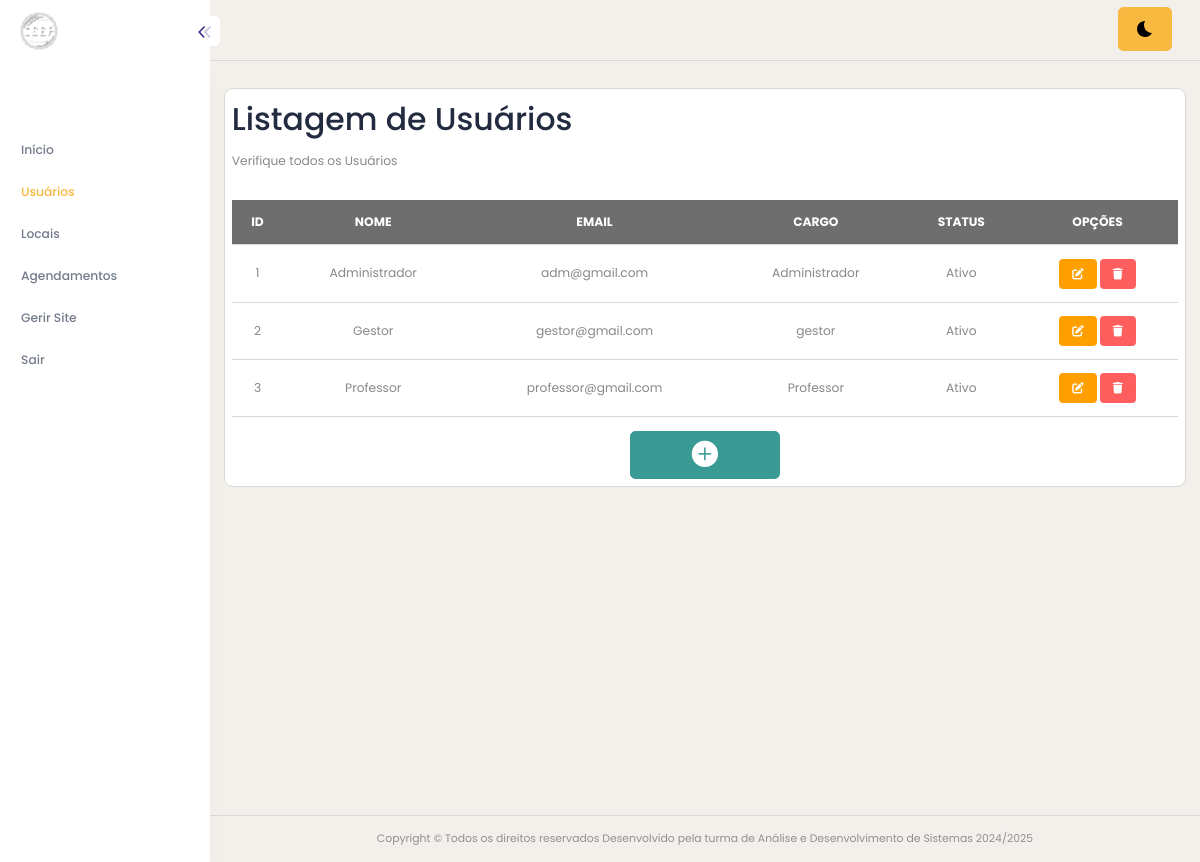
Page /projetoFinalAdmin/usuarios-pesquisar.php (signed in) on the committed database.
### tables this page shows
CREATE TABLE `usuarios` (
  `id` int(11) NOT NULL,
  `nome` varchar(100) DEFAULT NULL,
  `usuario` varchar(150) DEFAULT NULL,
  `senha` varchar(20) DEFAULT NULL,
  `cargo` tinyint(11) DEFAULT NULL,
  `status` tinyint(1) DEFAULT NULL
);

### projetoFinalAdmin/usuarios-pesquisar.php (the view, shortened to what this page needs)
<?php
include("conexao.php");
?>
<!DOCTYPE html>
<html lang="pt-BR">
<head>
    <?php include("app-header.php"); ?>
</head>
<body>
    <?php include("app-lateral.php"); ?>
    <div class="content-body" style="min-height: 899px;">
        <div class="container-fluid">
            <div class="row">
                <div class="card p-2">
                    <h1>Listagem de Usuários</h1>
                    <p>Verifique todos os Usuários</p>
                    <div class="table-responsive mt-3">
                        <table class="table">
                            <tr class="table-dark text-center">
                                <th>ID</th>
                                <th>NOME</th>
                                <th>EMAIL</th>
                                <th>CARGO</th>
                                <th>STATUS</th>
                                <th>OPÇÕES</th>
                            </tr>
                            <?php
                            $sql = $conn->prepare("SELECT * from usuarios");
                            $sql->execute();
                            while ($dados = $sql->fetch()) {
                            ?>
                                <tr class="text-center">
                                    <td><?php echo "$dados[id]" ?></td>
                                    <td><?php echo "$dados[nome]" ?></td>
                                    <td><?php echo "$dados[usuario]" ?></td>
                                    <td>
                                        <?php
                                        if ($dados['cargo'] == 2) {
                                            echo "gestor";
                                        } elseif ($dados['cargo'] == 1) {
                                            echo "Administrador";
                                        } else {
                                            echo "Professor";
                                        }
                                        ?>
                                    </td>
                                    <td>
                                        <?php
                                        if ($dados['status'] == 1) {
                                            echo "Ativo";
                                        } else {
                                            echo "Bloqueado";
                                        }
                                        ?>
                                    </td>
                                    <td class="text-center">
                                        <a href="usuarios-cadastro.php?id=<?php echo $dados['id']; ?>" class="btn btn-warning btn-sm"><i class="fa-solid fa-pen-to-square"></i></a>
                                        <a href="usuarios-deletar.php?id=<?php echo $dados['id']; ?>" class="btn btn-danger btn-sm"><i class="fa-solid fa-trash"></i></a>
                                    </td>
                                </tr>
                            <?php
                            };
                            ?>
                        </table>
                    </div>
                    <div class="row">
                        <div class="text-center">
                            <a href="usuarios-cadastro.php" class="btn btn-success" style="width: 150px;"><i class="bi bi-plus-circle-fill fs-2"></i></a>
                        </div>
                    </div>
                </div>
            </div>
        </div>
    </div>
    <?php include("app-footer.php"); ?>
</body>
</html>

### rows in the picture
usuarios: id "1", nome "Administrador", usuario "adm@gmail.com", cargo "Administrador", status "Ativo"
usuarios: id "2", nome "Gestor", usuario "gestor@gmail.com", cargo "gestor", status "Ativo"
usuarios: id "3", nome "Professor", usuario "professor@gmail.com", cargo "Professor", status "Ativo"
